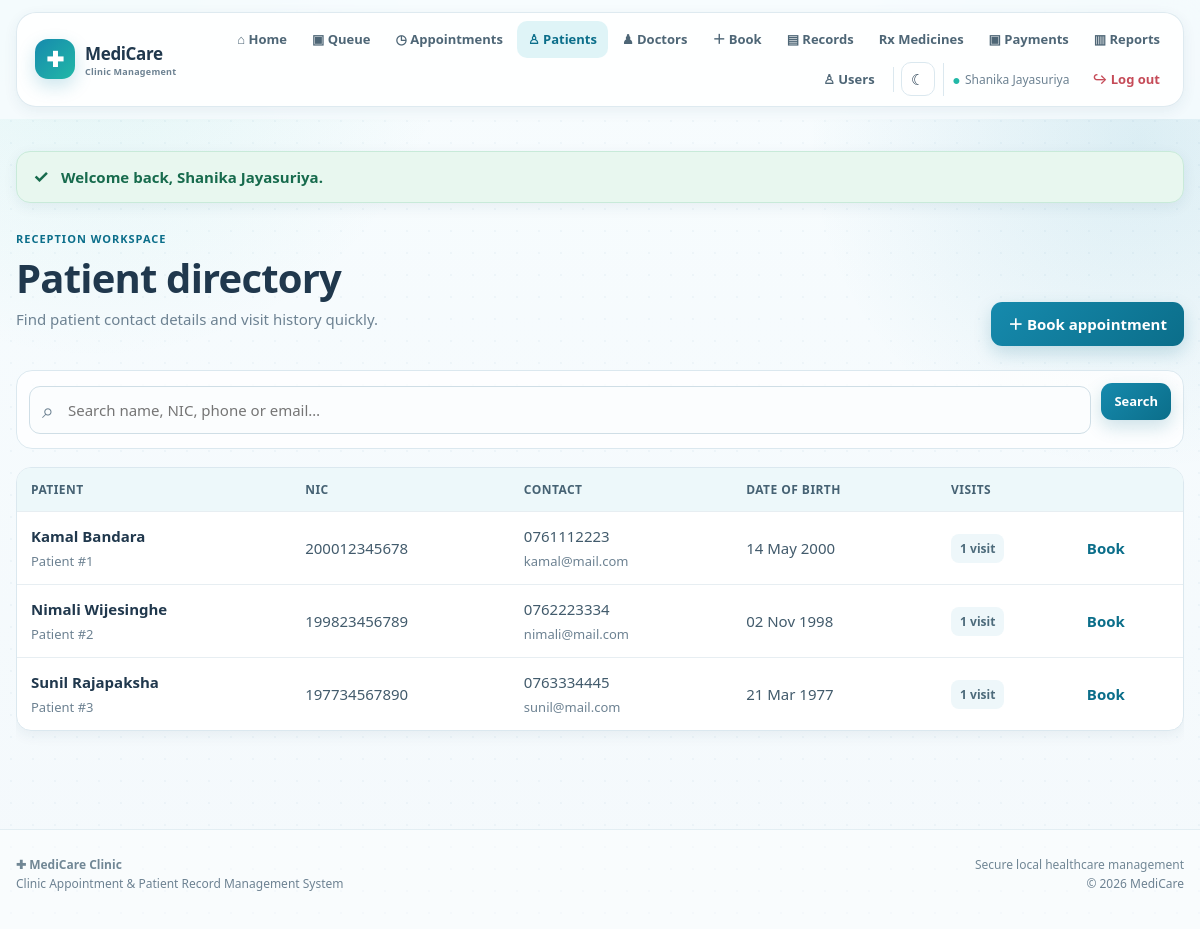
Screenshot of /index.php?page=staff/patients (signed in) with the database file from the repository.
### tables this page shows
CREATE TABLE patient (
    Patient_ID      INT AUTO_INCREMENT PRIMARY KEY,
    NIC             VARCHAR(20) UNIQUE,
    First_Name      VARCHAR(50) NOT NULL,
    Last_Name       VARCHAR(50) NOT NULL,
    DOB             DATE,
    Gender          ENUM('Male','Female','Other'),
    Phone           VARCHAR(20),
    Email           VARCHAR(100),
    Address         VARCHAR(200),
    Registered_Date DATE DEFAULT (CURRENT_DATE),
    User_ID         INT,
    CONSTRAINT fk_patient_user FOREIGN KEY (User_ID) REFERENCES user_account(User_ID)
);

### config/helpers.php (called while the page is built, shortened)
<?php
function e($value)
{
    return htmlspecialchars((string)$value, ENT_QUOTES, 'UTF-8');
}
function url($page = 'home')
{
    return 'index.php?page=' . $page;
}
function view($name, $data = [])
{
    extract($data);
    require __DIR__ . '/../views/layout/header.php';
    require __DIR__ . '/../views/' . $name . '.php';
    require __DIR__ . '/../views/layout/footer.php';
}
function date_label($date)
{
    return date('d M Y', strtotime($date));
}

### controllers/StaffController.php (called while the page is built, shortened)
<?php
class StaffController
{
    private $pdo;
    public function __construct($pdo)
    {
        $this->pdo = $pdo;
    }
    public function patients()
    {
        $patient = new Patient($this->pdo);
        $search = trim($_GET['q'] ?? '');
        view('staff/patients', [
            'patients' => $patient->directory($search),
            'search'   => $search,
            'title'    => 'Patient Directory'
        ]);
    }
}

### index.php (called while the page is built, shortened)
<?php
require_once __DIR__ . '/config/database.php';
require_once __DIR__ . '/config/helpers.php';
require_once __DIR__ . '/models/People.php';
require_once __DIR__ . '/controllers/StaffController.php';
$page = $_GET['page'] ?? 'home';
list($controllerName, $method) = $routes[$page];
$controller = new $controllerName($pdo);
$controller->$method();

### models/People.php (called while the page is built, shortened)
<?php
class Patient
{
    private $pdo;
    public function __construct($pdo) { $this->pdo = $pdo; }
    public function directory($search = '')
    {
        $sql = "SELECT p.Patient_ID, p.NIC, p.First_Name, p.Last_Name, p.DOB, p.Gender,
                       p.Phone, p.Email, p.Address, p.Registered_Date,
                       (SELECT COUNT(*) FROM appointment a WHERE a.Patient_ID = p.Patient_ID) AS Visits
                FROM patient p";
        $params = [];
        $sql .= " ORDER BY p.First_Name, p.Last_Name";
        $stmt = $this->pdo->prepare($sql);
        $stmt->execute($params);
        return $stmt->fetchAll();
    }
}

### views/staff/patients.php (the view, shortened to what this page needs)
<div class="page-heading">
    <div>
        <span class="eyebrow">Reception workspace</span>
        <h1>Patient directory</h1>
        <p class="muted">Find patient contact details and visit history quickly.</p>
    </div>
    <a class="btn" href="<?= url('staff/book') ?>">＋ Book appointment</a>
</div>
<form class="toolbar" method="GET" action="index.php">
    <div class="search-wrap">
        <span>⌕</span>
        <input class="search" type="search" name="q" value="<?= e($search) ?>" placeholder="Search name, NIC, phone or email…">
    </div>
    <button class="btn btn-small" type="submit">Search</button>
</form>
<div class="table-card">
<table class="table" id="patientDirectory">
    <thead><tr><th>Patient</th><th>NIC</th><th>Contact</th><th>Date of birth</th><th>Visits</th><th></th></tr></thead>
    <tbody>
    <?php foreach ($patients as $p): ?>
    <tr>
        <td><strong><?= e($p['First_Name'].' '.$p['Last_Name']) ?></strong><br><span class="muted small">Patient #<?= (int)$p['Patient_ID'] ?></span></td>
        <td><?= e($p['NIC']) ?></td>
        <td><?= e($p['Phone']) ?><br><span class="muted small"><?= e($p['Email']) ?></span></td>
        <td><?= $p['DOB'] ? date_label($p['DOB']) : '—' ?></td>
        <td><span class="tag"><?= (int)$p['Visits'] ?> visit<?= $p['Visits'] == 1 ? '' : 's' ?></span></td>
        <td><a class="link" href="<?= url('staff/book') ?>&patient_id=<?= (int)$p['Patient_ID'] ?>">Book</a></td>
    </tr>
    <?php endforeach; ?>
    </tbody>
</table>
</div>

### assets/css/style.css (style rules this page uses)
:root { --primary: #168aad; --primary-dark: #0b6e8a; --primary-deep: #075985; --primary-soft: #e8f7fb; --accent: #22b8a7; --page: #f4f9fc; --surface: #ffffff; --surface-soft: #f8fcfe; --text: #20384d; --muted: #6d8292; --line: #dbe8ef; --success: #16845b; --success-soft: #e8f7ef; --warning: #b7791f; --warning-soft: #fff5df; --danger: #c54b58; --danger-soft: #fff0f2; --shadow-sm: 0 4px 14px rgba(25, 73, 97, .07); --shadow: 0 12px 32px rgba(25, 73, 97, .10); --shadow-lg: 0 22px 55px rgba(25, 73, 97, .14); --radius: 18px; --radius-sm: 12px; --radius-lg: 28px; }
* { box-sizing: border-box; }
html { scroll-behavior: smooth; }
body { margin: 0; min-height: 100vh; background: radial-gradient(circle at 8% 0%, rgba(34,184,167,.10), transparent 25%), radial-gradient(circle at 95% 15%, rgba(22,138,173,.12), transparent 24%), linear-gradient(180deg, #f7fcfe 0%, var(--page) 100%); color: var(--text); font-family: "Segoe UI", system-ui, -apple-system, BlinkMacSystemFont, Arial, sans-serif; font-size: 15px; line-height: 1.6; }
body::before { content: ""; position: fixed; inset: 0; pointer-events: none; background-image: radial-gradient(rgba(7, 89, 133, .035) 1px, transparent 1px); background-size: 22px 22px; z-index: -1; }
button, input, select, textarea { font: inherit; }
button { cursor: pointer; }
a { color: var(--primary-dark); }
h1, h2, h3 { color: var(--text); line-height: 1.2; }
h1 { margin: 0 0 8px; font-size: clamp(28px, 4vw, 40px); font-weight: 800; letter-spacing: -.8px; }
p { margin-top: 0; }
.muted { color: var(--muted); }
.small { font-size: 13px; }
.link { font-weight: 650; text-decoration: none; }
.btn { display: inline-flex; align-items: center; justify-content: center; gap: 7px; min-height: 42px; padding: 10px 17px; border: 0; border-radius: 11px; background: linear-gradient(135deg, var(--primary), var(--primary-dark)); color: white !important; text-decoration: none !important; font-weight: 750; box-shadow: 0 7px 18px rgba(11,110,138,.20); transition: transform .18s ease, box-shadow .18s ease, filter .18s ease; }
.btn-small { min-height: 36px; padding: 8px 13px; font-size: 13px; }
input, select, textarea { width: 100%; padding: 11px 13px; border: 1px solid #cfdee6; border-radius: 11px; background: #fbfdfe; color: var(--text); outline: none; transition: border-color .18s ease, box-shadow .18s ease, background .18s ease; }
form > input, form > select, form > textarea, form > .form-row, form > .slots, form > .inline-form, form > button, form > a { margin-bottom: 16px; }
.search { max-width: 420px; }
.table { width: 100%; margin: 16px 0 26px; border-collapse: separate; border-spacing: 0; overflow: hidden; background: var(--surface); border: 1px solid var(--line); border-radius: 15px; box-shadow: var(--shadow-sm); }
.table th, .table td { padding: 12px 14px; text-align: left; vertical-align: middle; border-bottom: 1px solid #e7eef2; }
.table th { background: #edf8fa; color: #466273; font-size: 12px; text-transform: uppercase; letter-spacing: .45px; }
.table tr:last-child td { border-bottom: 0; }
.table td { color: #425b6c; }
.table td strong { color: var(--text); }
.tag { display: inline-block; padding: 5px 9px; border-radius: 8px; background: #eef7fa; color: #4d6b7b; font-size: 12px; font-weight: 700; }
.eyebrow { display:inline-block; margin-bottom:7px; color:var(--primary-dark); font-size:11px; font-weight:850; text-transform:uppercase; letter-spacing:1px; }
.page-heading { display:flex; align-items:flex-end; justify-content:space-between; gap:20px; margin-bottom:24px; }
.page-heading h1 { margin-bottom:5px; }
.page-heading .btn { flex-shrink:0; }
.toolbar { display:flex; align-items:center; gap:10px; flex-wrap:wrap; margin:0 0 18px; padding:12px; background:rgba(255,255,255,.78); border:1px solid var(--line); border-radius:16px; }
.search-wrap { position:relative; flex:1 1 300px; }
.search-wrap > span { position:absolute; left:13px; top:8px; font-size:21px; color:var(--muted); pointer-events:none; }
.search-wrap input { padding-left:38px; max-width:none; }
.table-card { overflow:auto; border-radius:15px; }
.table-card .table { margin-top:0; }

### rows the page displays
patient: First_Name+Last_Name "Kamal Bandara", Patient_ID "1", NIC "200012345678", Phone "0761112223", Email "kamal@mail.com", DOB "14 May 2000", Visits "1"
patient: First_Name+Last_Name "Nimali Wijesinghe", Patient_ID "2", NIC "199823456789", Phone "0762223334", Email "nimali@mail.com", DOB "02 Nov 1998", Visits "1"
patient: First_Name+Last_Name "Sunil Rajapaksha", Patient_ID "3", NIC "197734567890", Phone "0763334445", Email "sunil@mail.com", DOB "21 Mar 1977", Visits "1"

### other values shown
user_name() "Shanika Jayasuriya"
$flash['text'] "Welcome back, Shanika Jayasuriya."
